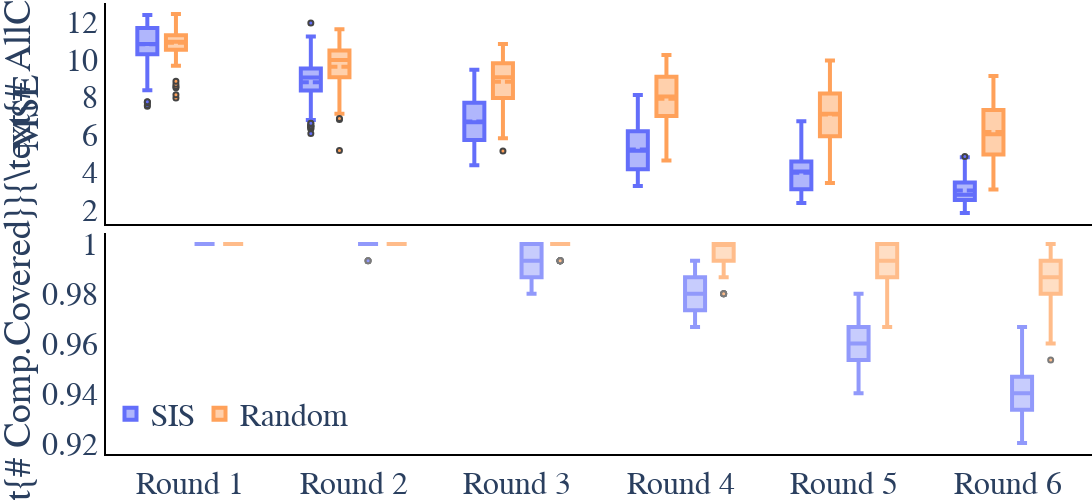

Notebook code for this chart:
### Code cell
plot_beta_seq_list = [results.diff_beta_trajectory, results.diff_benchmark_beta_trajectory]
plot_name_seq_list = ["SIS", "Random"]
plot_cover_seq_list = [results.cover_trajectory, results.benchmark_cover_trajectory]
fig3 = plot_optimization_round(plot_beta_seq_list, 
                               plot_name_seq_list, 
                               idx_nonzero, 
                               name_id, result_path,
                               cover_list=plot_cover_seq_list,
                              threshold_cover=0.6)
fig3.show()

### Figure 1 — Plotly figure (JSON) as saved in the notebook; plotly's stock layout.template omitted (floating-point values rounded to 4 significant figures; data arrays with more than 128 entries replaced by an {"elided": "..."} marker saying what was removed)
{"data": [{"boxmean": true, "line": {"width": 4}, "marker": {"color": "#636EFA", "line": {"width": 2}, "size": 5}, "name": "SIS", "type": "box", "x": {"elided": "654 str values"}, "xaxis": "x", "y": {"elided": "654 float values"}, "yaxis": "y"}, {"boxmean": true, "line": {"width": 4}, "marker": {"color": "#FFA15A", "line": {"width": 2}, "size": 5}, "name": "Random", "type": "box", "x": {"elided": "654 str values"}, "xaxis": "x", "y": {"elided": "654 float values"}, "yaxis": "y"}, {"line": {"width": 4}, "marker": {"color": "#636EFA", "line": {"width": 2}, "size": 5}, "name": "SIS", "opacity": 0.7, "showlegend": false, "type": "box", "x": {"elided": "654 str values"}, "xaxis": "x2", "y": {"elided": "654 float values"}, "yaxis": "y2"}, {"line": {"width": 4}, "marker": {"color": "#FFA15A", "line": {"width": 2}, "size": 5}, "name": "Random", "opacity": 0.7, "showlegend": false, "type": "box", "x": {"elided": "654 str values"}, "xaxis": "x2", "y": {"elided": "654 float values"}, "yaxis": "y2"}], "layout": {"boxmode": "group", "font": {"family": "serif", "size": 32}, "height": 500, "legend": {"orientation": "h", "x": 0.25, "xanchor": "right", "y": 0.15, "yanchor": "top"}, "margin": {"b": 0, "l": 0, "r": 0, "t": 0}, "plot_bgcolor": "rgba(0,0,0,0)", "violinmode": "group", "width": 1200, "xaxis": {"anchor": "y", "domain": [0, 1], "linecolor": "black", "linewidth": 2, "matches": "x2", "showline": true, "showticklabels": false}, "xaxis2": {"anchor": "y2", "domain": [0, 1], "linecolor": "black", "linewidth": 2, "showline": true}, "yaxis": {"anchor": "x", "domain": [0.51, 1], "linecolor": "black", "linewidth": 2, "showline": true, "title": {"text": "MSE"}}, "yaxis2": {"anchor": "x2", "domain": [0, 0.49], "linecolor": "black", "linewidth": 2, "showline": true, "title": {"text": "$\\Large{1 - \\frac{\\text{# Comp.Covered}}{\\text{# AllComp.}}}$"}}}}
